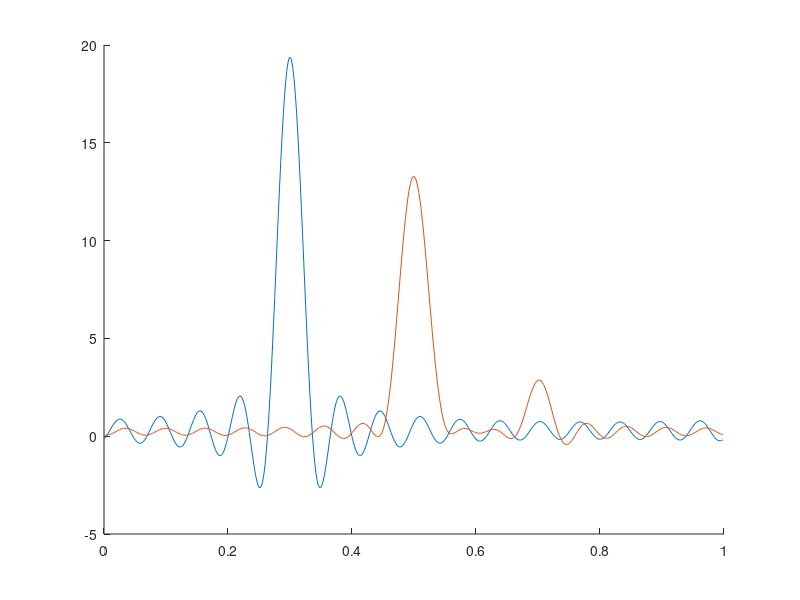

MATLAB code to generate this figure: (Note: this script raises an error after producing the figure.)
% example of FFW algorithm for OT between gaussian measures


% ***** set up problem ******
% ***************************
% create marginals
s = 500;
offset = 0.01;
% 1st
x1 = linspace(0,1,s)';
a1 = offset + exp(-(x1-.3).^2/2/.01^2);
a1 = a1/norm(a1,1);
% 2nd
x2 = linspace(0,1,s)';
a2 = offset + .3*exp(-(x2-.7).^2/2/.005^2) + .6*exp(-(x2-.5).^2/2/.02^2);
a2 = a2/norm(a2,1);

% display
clf, hold on;
area(x1,a1);
area(x2,a2);


% moments of marginals
[n1,n2] = deal(15,15);
nn 	  = [n1,n2];
% 1st marginal
c1 = exp(-2i*pi*(-n1:n1)'*x1(:)') * a1(:);
F1 = exp(-2i*pi*(0:n1)'*x1(:)');
U1 = F1 .* sqrt(a1');
% 2nd marginal
c2 = exp(-2i*pi*(-n2:n2)'*x2(:)') * a2(:);
F2 = exp(-2i*pi*(0:n2)'*x2(:)');
U2 = F2 .* sqrt(a2');
% shift
c1 = ifftshift(c1);
c2 = ifftshift(c2);

% polynomial display
[N1,N2] = deal(512,512);
[t1,t2] = deal( (0:N1-1)'/N1, (0:N2-1)'/N2 );
NN      = [N1,N2];
%
eval1 = @(p) real( exp(-2i*pi*(-n1:n1)'*t1')' * p(:) );
eval2 = @(p) real( exp(-2i*pi*(-n2:n2)'*t2')' * p(:) );

% display
clf, hold on;
plot(t1,eval1(fftshift(c1)));
plot(t2,eval2(fftshift(c2)));


% hyper parameters and scaling constants for ffw
Cl = (norm(eval1(c1),'inf') + norm(eval2(c2),'inf'))/2;
Cr = prod(nn)^2; %??
%
la  = 1e-3*Cl; % "unbalanced" penalization
rho = 1e-4*Cr; % toeplitz penalization


% transport cost (in Fourier domain)
cost = zeros(2*nn+1);
cost(n1:n1+2,n2:n2+2) = [0 0 -1/4; 0 1/2 0; -1/4 0 0];
% shift
cost = ifftshift(cost);



% variable's size and functionals
mm     = nn+1;
[f,f0] = ot_fobj(mm,cost,c1,c2,la);
g = ot_fgrad(mm,cost,c1,c2,f0,la);
Tpen = ffw_Tpen(mm);

% load problem
problem = struct;
%
problem.name 		= 'optimal-transport';
problem.vardim 	= mm;
problem.fobj 		= f;
problem.f0			= f0;
problem.grad 		= g;
%problem.grad_pre 	= gU;
problem.hyper 	= la;
problem.ls 			= ot_lscoeffs(mm,cost,c1,c2,f0,la);
% ***************
% ***************

% **** load solver options *****
% ******************************
options = struct;
%
options.tol 			= 1e-5;
options.maxiter 		= 50;
options.bfgsToolbox  = 'minfunc';
options.bfgsProgTol 	= 1e-16;
options.bfgsMaxIter 	= 500;
options.lmoTol 		= 1e-10;
options.lmoMaxIter 	= 1e3;
options.rho				= rho;
options.display 		= 'on';
% ***********************
% ***********************



% **** cvx ground truth ****
% **************************
% periodic cost
C = sin(pi*(x1(:)-x2(:)')).^2;

% cvx solver
cvx_begin
variable P0(s,s) nonnegative
%
sum(P0,1) == a2.';
sum(P0,2) == a1;
%
minimize( trace(C(:)'*P0(:)) );
cvx_end
val_cvx = trace(C(:)'*P0(:));

% recovery
[I,J] = find(P0 > 1e-7);
x0 = [x1(I),x2(J)];
a0 = P0(sub2ind([s,s],I,J));
%
[fY,fX] = meshgrid(0:n2,0:n1);
F0 = exp(-2i*pi * (fX(:)*x0(:,1)' + fY(:)*x0(:,2)'));
U0 = F0 .* sqrt(a0');
T0 = Tprojn(mm,U0);
%
c01 = ifftshift(exp(-2i*pi*(-n1:n1)'*x0(:,1)') * a0(:));
c02 = ifftshift(exp(-2i*pi*(-n2:n2)'*x0(:,2)') * a0(:));

% ***********************
% ***********************


% ***** our solver ******
% ***********************
[U,info] = FFW(problem,options);

% prony extraction
options_prony.factorized = 1;
options_prony.jdiag = 'cardoso';
[x,a] = mvprony(U,nn,options_prony);



% objective values
val_ffw = info.E(end);
val_gt_in_penalized = f(T0) + 1/rho*Tpen(U0,T0);
%
CC = sin(pi*(x(:,1)-x(:,2))).^2;
val_ffw_in_constrained = sum(CC(:).*a(:));

% marginals
m1 = ifftshift(exp(-2i*pi*(-n1:n1)'*x(:,1)') * a(:));
m2 = ifftshift(exp(-2i*pi*(-n1:n1)'*x(:,2)') * a(:));
err_m1 = norm(m1-c1,'fro')/norm(c1,'fro');
err_m2 = norm(m2-c2,'fro')/norm(c2,'fro');

% toeplitz
err_T = sqrt(2*Tpen(U,Tprojn(mm,U))) / norm(U'*U,'fro');


fprintf('INFOS\n');
fprintf('%35s : %-10.7f\n', 'FFW final value', val_ffw);
fprintf('%35s : %-10.7f\n', 'GT (CVX) solution in penalized obj', val_gt_in_penalized);
fprintf('%35s : %-10.7f\n', 'FFW solution in constrained obj', val_ffw_in_constrained);
fprintf('%35s : %-10.7f\n', 'CVX final value', val_cvx);
fprintf('%35s : %-10.7f\n', '1st marginal constraint violation', err_m1);
fprintf('%35s : %-10.7f\n', '2nd marginal constraint violation', err_m2);
fprintf('%35s : %-10.7f\n', 'Toeplitz constraint violation', err_T);



% display
clf, hold on;
% ground truth
scatter(x1(I),x2(J),'o');
% ffw + prony
scatter(x(:,1),x(:,2),50,'x','linewidth',2);
scatter(x1,zeros(s,1),100,'.');
scatter(zeros(s,1),x2,100,'.');
